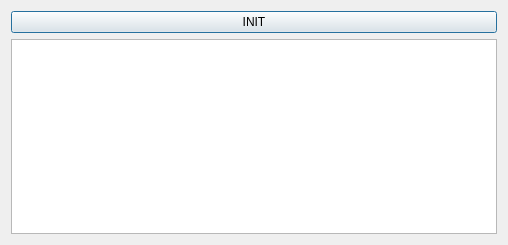
<?xml version="1.0" encoding="UTF-8"?>
<ui version="4.0">
 <class>PreDialog</class>
 <widget class="QDialog" name="PreDialog">
  <property name="windowModality">
   <enum>Qt::WindowModal</enum>
  </property>
  <property name="geometry">
   <rect>
    <x>0</x>
    <y>0</y>
    <width>508</width>
    <height>245</height>
   </rect>
  </property>
  <property name="minimumSize">
   <size>
    <width>0</width>
    <height>245</height>
   </size>
  </property>
  <property name="maximumSize">
   <size>
    <width>16777215</width>
    <height>245</height>
   </size>
  </property>
  <property name="windowTitle">
   <string>Initialization</string>
  </property>
  <layout class="QVBoxLayout" name="verticalLayout">
   <item>
    <widget class="QPushButton" name="pushButton_INIT">
     <property name="text">
      <string>INIT</string>
     </property>
    </widget>
   </item>
   <item>
    <widget class="QTextBrowser" name="textBrowser"/>
   </item>
  </layout>
 </widget>
 <resources/>
 <connections/>
</ui>
